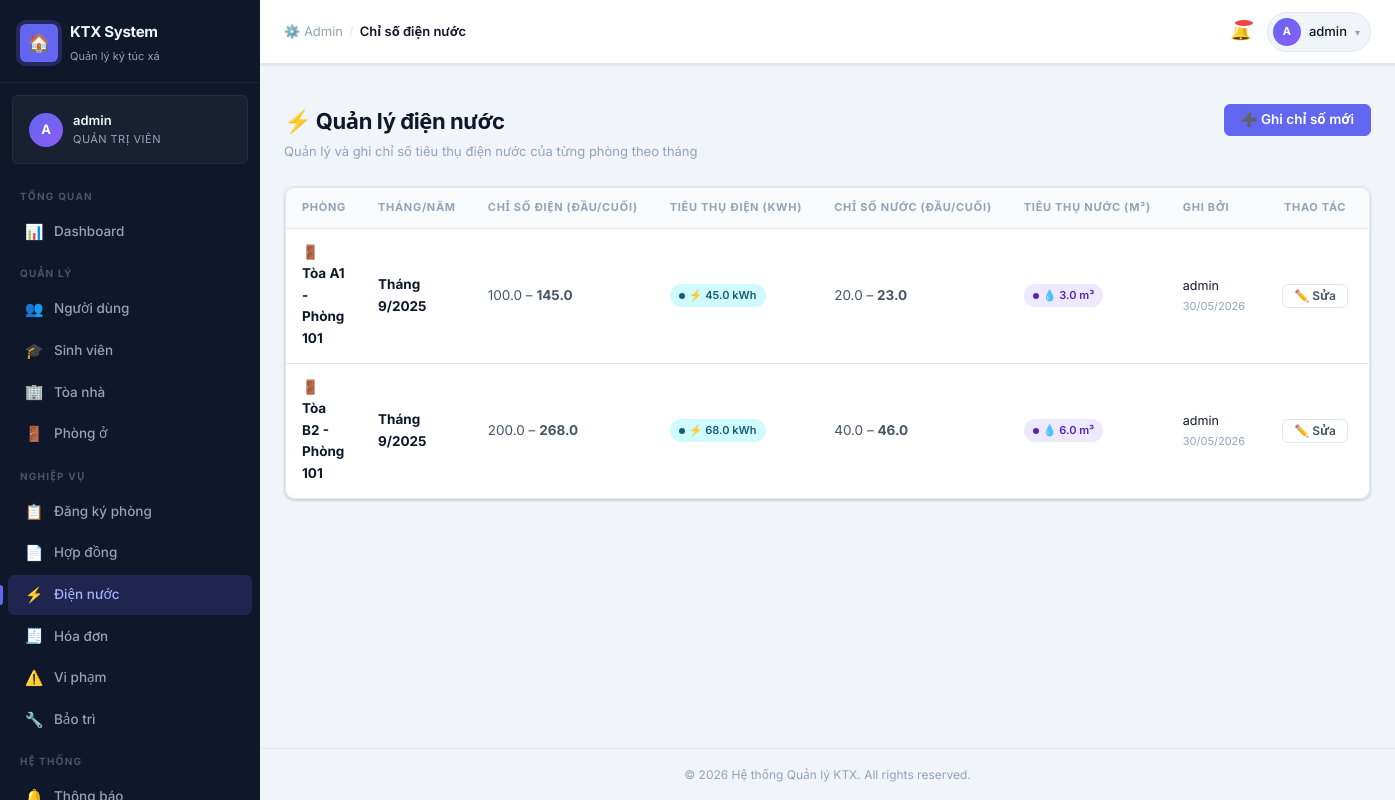
Screenshot of /public/admin/utilities (signed in) with the database file from the repository.
### tables this page shows
CREATE TABLE `utility_readings` (
  `id`           INT UNSIGNED   NOT NULL AUTO_INCREMENT,
  `room_id`      INT UNSIGNED   NOT NULL,
  `month`        TINYINT        NOT NULL,
  `year`         SMALLINT       NOT NULL,
  `elec_prev`    DECIMAL(10,2)  NOT NULL DEFAULT 0.00
                 COMMENT 'Chỉ số điện đầu kỳ (kWh)',
  `elec_curr`    DECIMAL(10,2)  NOT NULL DEFAULT 0.00
                 COMMENT 'Chỉ số điện cuối kỳ (kWh)',
  `water_prev`   DECIMAL(10,2)  NOT NULL DEFAULT 0.00
                 COMMENT 'Chỉ số nước đầu kỳ (m³)',
  `water_curr`   DECIMAL(10,2)  NOT NULL DEFAULT 0.00
                 COMMENT 'Chỉ số nước cuối kỳ (m³)',
  `elec_rate`    DECIMAL(8,2)   NOT NULL DEFAULT 3500.00
                 COMMENT 'Đơn giá điện VND/kWh tại thời điểm ghi',
  `water_rate`   DECIMAL(8,2)   NOT NULL DEFAULT 15000.00
                 COMMENT 'Đơn giá nước VND/m³ tại thời điểm ghi',
  `recorded_by`  INT UNSIGNED   NOT NULL,
  `recorded_at`  DATETIME       NOT NULL DEFAULT CURRENT_TIMESTAMP,
  `notes`        VARCHAR(300)   NULL,
  PRIMARY KEY (`id`),
  UNIQUE KEY `uq_utility_room_month` (`room_id`, `month`, `year`),
  KEY `idx_utility_recorder` (`recorded_by`),
  CONSTRAINT `fk_utility_room`
    FOREIGN KEY (`room_id`) REFERENCES `rooms`(`id`)
    ON UPDATE CASCADE ON DELETE RESTRICT,
  CONSTRAINT `fk_utility_recorder`
    FOREIGN KEY (`recorded_by`) REFERENCES `users`(`id`)
    ON UPDATE CASCADE ON DELETE RESTRICT,
  CONSTRAINT `chk_utility_elec`
    CHECK (`elec_curr` >= `elec_prev`),
  CONSTRAINT `chk_utility_water`
    CHECK (`water_curr` >= `water_prev`),
  CONSTRAINT `chk_utility_month`
    CHECK (`month` BETWEEN 1 AND 12)
);

CREATE TABLE `buildings` (
  `id`           INT UNSIGNED  NOT NULL AUTO_INCREMENT,
  `name`         VARCHAR(100)  NOT NULL COMMENT 'Tên tòa nhà (A1, B2...)',
  `total_floors` TINYINT       NOT NULL DEFAULT 1,
  `gender_type`  ENUM('male','female','mixed') NOT NULL
                 COMMENT 'Giới tính được ở trong tòa',
  `manager_name` VARCHAR(100)  NOT NULL COMMENT 'Tên quản lý tòa',
  `manager_phone`VARCHAR(15)   NOT NULL,
  `address`      VARCHAR(255)  NOT NULL,
  `status`       ENUM('active','maintenance','closed') NOT NULL DEFAULT 'active',
  `created_at`   DATETIME      NOT NULL DEFAULT CURRENT_TIMESTAMP,
  `updated_at`   DATETIME      NOT NULL DEFAULT CURRENT_TIMESTAMP
                                ON UPDATE CURRENT_TIMESTAMP,
  PRIMARY KEY (`id`),
  UNIQUE KEY `uq_buildings_name` (`name`)
);

CREATE TABLE `rooms` (
  `id`               INT UNSIGNED   NOT NULL AUTO_INCREMENT,
  `building_id`      INT UNSIGNED   NOT NULL,
  `room_number`      VARCHAR(10)    NOT NULL COMMENT 'Số phòng (101, 202...)',
  `floor`            TINYINT        NOT NULL DEFAULT 1,
  `room_type`        ENUM('standard','deluxe','ac_standard','ac_deluxe')
                     NOT NULL DEFAULT 'standard',
  `capacity`         TINYINT        NOT NULL DEFAULT 4
                     COMMENT 'Số giường tối đa',
  `current_occupants`TINYINT        NOT NULL DEFAULT 0
                     COMMENT 'Số sinh viên đang ở – cập nhật khi duyệt hợp đồng',
  `price_per_month`  DECIMAL(10,2)  NOT NULL COMMENT 'Giá thuê cơ bản/tháng (VND)',
  `has_ac`           TINYINT(1)     NOT NULL DEFAULT 0,
  `status`           ENUM('available','full','maintenance','inactive')
                     NOT NULL DEFAULT 'available',
  `created_at`       DATETIME       NOT NULL DEFAULT CURRENT_TIMESTAMP,
  `updated_at`       DATETIME       NOT NULL DEFAULT CURRENT_TIMESTAMP
                                    ON UPDATE CURRENT_TIMESTAMP,
  PRIMARY KEY (`id`),
  UNIQUE KEY `uq_rooms_building_number` (`building_id`, `room_number`),
  CONSTRAINT `fk_rooms_building`
    FOREIGN KEY (`building_id`) REFERENCES `buildings`(`id`)
    ON UPDATE CASCADE ON DELETE RESTRICT
);

CREATE TABLE `users` (
  `id`           INT UNSIGNED     NOT NULL AUTO_INCREMENT,
  `username`     VARCHAR(50)      NOT NULL,
  `email`        VARCHAR(100)     NOT NULL,
  `password_hash`VARCHAR(255)     NOT NULL COMMENT 'Dùng password_hash() PHP',
  `role`         ENUM('admin','student') NOT NULL DEFAULT 'student',
  `status`       ENUM('active','inactive','banned') NOT NULL DEFAULT 'active',
  `created_at`   DATETIME         NOT NULL DEFAULT CURRENT_TIMESTAMP,
  `updated_at`   DATETIME         NOT NULL DEFAULT CURRENT_TIMESTAMP
                                  ON UPDATE CURRENT_TIMESTAMP,
  PRIMARY KEY (`id`),
  UNIQUE KEY `uq_users_username` (`username`),
  UNIQUE KEY `uq_users_email`    (`email`)
);

### app/views/admin/utilities/index.php (the view, shortened to what the rows shown need)
<div class="page-header">
  <div>
    <h1 class="page-title">⚡ Quản lý điện nước</h1>
    <p class="page-subtitle">Quản lý và ghi chỉ số tiêu thụ điện nước của từng phòng theo tháng</p>
  </div>
  <div class="page-actions">
    <a href="/testfinal/public/admin/utilities/create" class="btn btn-primary">➕ Ghi chỉ số mới</a>
  </div>
</div>
<div class="card">
  <div class="table-wrapper">
    <table>
      <thead>
        <tr>
          <th>Phòng</th>
          <th>Tháng/Năm</th>
          <th>Chỉ số Điện (đầu/cuối)</th>
          <th>Tiêu thụ Điện (kWh)</th>
          <th>Chỉ số Nước (đầu/cuối)</th>
          <th>Tiêu thụ Nước (m³)</th>
          <th>Ghi bởi</th>
          <th style="width:120px;text-align:center;">Thao tác</th>
        </tr>
      </thead>
      <tbody>
        <?php if (!empty($readings)): ?>
          <?php foreach ($readings as $u): ?>
            <?php
              $elecUsed  = (float)$u['elec_curr'] - (float)$u['elec_prev'];
              $waterUsed = (float)$u['water_curr'] - (float)$u['water_prev'];
            ?>
            <tr>
              <td><strong>🚪 Tòa <?= htmlspecialchars($u['building_name']) ?> - Phòng <?= htmlspecialchars($u['room_number']) ?></strong></td>
              <td><strong>Tháng <?= (int)$u['month'] ?>/<?= (int)$u['year'] ?></strong></td>
              <td style="color:var(--txt-secondary);">
                <?= number_format((float)$u['elec_prev'], 1) ?> – <strong><?= number_format((float)$u['elec_curr'], 1) ?></strong>
              </td>
              <td>
                <span class="badge badge-info">⚡ <?= number_format($elecUsed, 1) ?> kWh</span>
              </td>
              <td style="color:var(--txt-secondary);">
                <?= number_format((float)$u['water_prev'], 1) ?> – <strong><?= number_format((float)$u['water_curr'], 1) ?></strong>
              </td>
              <td>
                <span class="badge badge-purple">💧 <?= number_format($waterUsed, 1) ?> m³</span>
              </td>
              <td>
                <div style="font-size:12.5px;"><?= htmlspecialchars($u['recorder_username']) ?></div>
                <div class="sub" style="font-size:11px;"><?= date('d/m/Y', strtotime($u['recorded_at'])) ?></div>
              </td>
              <td>
                <div style="display:flex;gap:6px;justify-content:center;">
                  <a href="/testfinal/public/admin/utilities/<?= (int)$u['id'] ?>/edit" class="btn btn-ghost btn-sm">✏️ Sửa</a>
                </div>
              </td>
            </tr>
          <?php endforeach; ?>
        <?php endif; ?>
      </tbody>
    </table>
  </div>
</div>

### app/core/Router.php (shortened to what the rows shown need)
<?php
class Router
{
    private array $routes = [];
    private array $groupStack = [];
    private int $lastIndex = -1;
    public function name(string $name): static
    {
        if ($this->lastIndex >= 0) {
            $this->routes[$this->lastIndex]['name'] = $name;
        }
        return $this;
    }
    public function middleware(string|array $middleware): static
    {
        if ($this->lastIndex >= 0) {
            $existing = $this->routes[$this->lastIndex]['middleware'];
            $add      = (array)$middleware;
            $this->routes[$this->lastIndex]['middleware'] = array_unique([...$existing, ...$add]);
        }
        return $this;
    }
    public function where(string $param, string $regex): static
    {
        if ($this->lastIndex >= 0) {
            $this->routes[$this->lastIndex]['constraints'][$param] = $regex;
        }
        return $this;
    }
    public function group(string $prefix, callable $callback, array $middleware = []): static
    {
        $parentPrefix     = $this->currentGroupPrefix();
        $parentMiddleware = $this->currentGroupMiddleware();
        $this->groupStack[] = [
            'prefix'     => $parentPrefix . $prefix,
            'middleware' => array_unique([...$parentMiddleware, ...$middleware]),
        ];
        array_pop($this->groupStack);
        return $this;
    }
    public function dispatch(): void
    {
        $method = $this->resolveMethod();
        $uri    = $this->resolveUri();
        foreach ($this->routes as $route) {
            if ($route['method'] !== $method) {
                continue;
            }
            $params = [];
            if (!$this->matchRoute($route, $uri, $params)) {
                continue;
            }
            $this->runMiddleware($route['middleware'], function () use ($route, $params) {
                $this->callHandler($route['handler'], $params);
            });
            return;
        }
    }
    private function addRoute(string $method, string $uri, string|callable $handler): static
    {
        $prefix     = $this->currentGroupPrefix();
        $middleware = $this->currentGroupMiddleware();
        $fullUri    = $prefix . ($uri === '/' ? '' : $uri) ?: '/';
        $this->routes[] = [
            'method'       => strtoupper($method),
            'original_uri' => $fullUri,
            'pattern'      => $this->buildPattern($fullUri),
            'param_names'  => $this->extractParamNames($fullUri),
            'handler'      => $handler,
            'middleware'   => $middleware,
            'name'         => null,
            'constraints'  => [],
        ];
        $this->lastIndex = count($this->routes) - 1;
        return $this;
    }
    private function buildPattern(string $uri): string
    {
        $pattern = preg_replace_callback(
            '/:([a-zA-Z_][a-zA-Z0-9_]*)/',
            fn($m) => '(?P<' . $m[1] . '>[^/]+)',
            $uri
        );
        return '#^' . $pattern . '$#u';
    }
    private function extractParamNames(string $uri): array
    {
        preg_match_all('/:([a-zA-Z_][a-zA-Z0-9_]*)/', $uri, $matches);
        return $matches[1];
    }
    private function matchRoute(array $route, string $uri, array &$params): bool
    {
        $pattern = $route['pattern'];
        foreach ($route['constraints'] as $param => $regex) {
            $pattern = str_replace(
                "(?P<{$param}>[^/]+)",
                "(?P<{$param}>{$regex})",
                $pattern
            );
        }
        if (!preg_match($pattern, $uri, $matches)) {
            return false;
        }
        return true;
    }
    private function callHandler(string|callable $handler, array $params): void
    {
        [$class, $method] = explode('@', $handler, 2);
        $controller = new $class();
        $controller->$method($params);
    }
    private function runMiddleware(array $middleware, callable $final): void
    {
        $pipeline = array_reduce(
            array_reverse($middleware),
            function (callable $carry, string $name): callable {
                return function () use ($name, $carry): void {
                    $mw = $this->resolveMiddleware($name);
                    $mw->handle($carry);
                };
            },
            $final
        );
        $pipeline();
    }
    private function resolveMiddleware(string $name): object
    {
        return new $class();
    }
    private function resolveMethod(): string
    {
        $method = strtoupper($_SERVER['REQUEST_METHOD'] ?? 'GET');
        return $method;
    }
    private function resolveUri(): string
    {
        $uri = $_SERVER['REQUEST_URI'] ?? '/';
        $scriptDir = rtrim(dirname($_SERVER['SCRIPT_NAME']), '/\\');
        $rootDir   = rtrim(dirname($scriptDir), '/\\');
        if ($scriptDir !== '' && $scriptDir !== '/' && str_starts_with($uri, $scriptDir)) {
            $uri = substr($uri, strlen($scriptDir));
        } elseif ($rootDir !== '' && $rootDir !== '/' && $rootDir !== '\\' && str_starts_with($uri, $rootDir)) {
            $uri = substr($uri, strlen($rootDir));
        }
        return ('/' . trim(urldecode($uri), '/')) ?: '/';
    }
    private function currentGroupPrefix(): string
    {
        return empty($this->groupStack)
            ? ''
            : end($this->groupStack)['prefix'];
    }
    private function currentGroupMiddleware(): array
    {
        return empty($this->groupStack)
            ? []
            : end($this->groupStack)['middleware'];
    }
}

### rows the page displays
utility_readings: buildings.name "A1", room.room_number "101", month "9", year "2025", elec_prev "100.0", elec_curr "145.0", elecUsed "45.0", water_prev "20.0", water_curr "23.0", waterUsed "3.0", recorded_by.username "admin", recorded_at "30/05/2026"
utility_readings: buildings.name "B2", room.room_number "101", month "9", year "2025", elec_prev "200.0", elec_curr "268.0", elecUsed "68.0", water_prev "40.0", water_curr "46.0", waterUsed "6.0", recorded_by.username "admin", recorded_at "30/05/2026"

### other values shown
$icon "📊 👥 🎓 🏢 🚪 📋 📄 ⚡ 🧾 ⚠️ 🔧"
$label "Dashboard Người dùng Sinh viên Tòa nhà Phòng ở Đăng ký phòng Hợp đồng Điện nước Hóa đơn Vi phạm Bảo trì"
